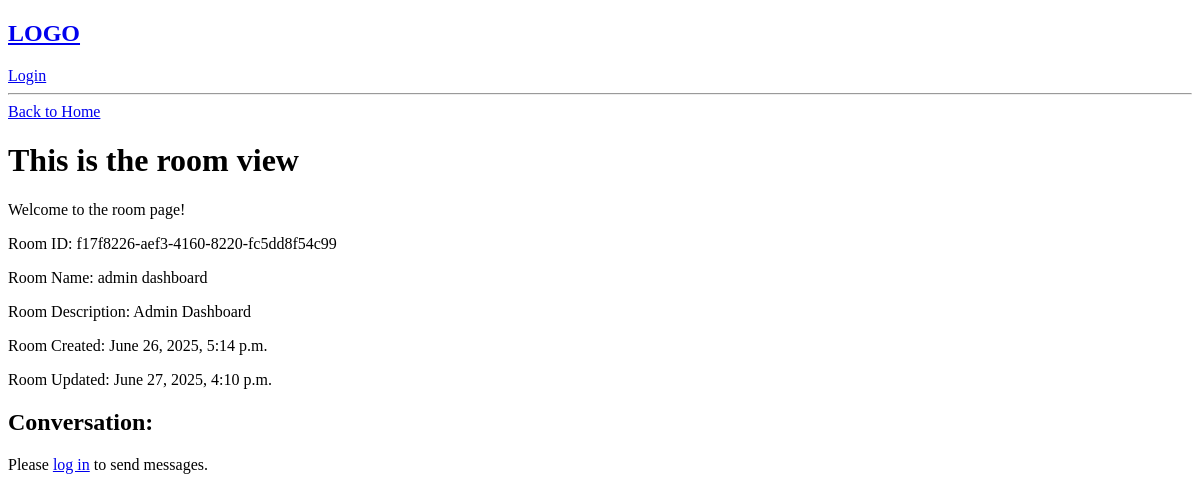
The page /room/f17f8226-aef3-4160-8220-fc5dd8f54c99 on the database as committed earlier.
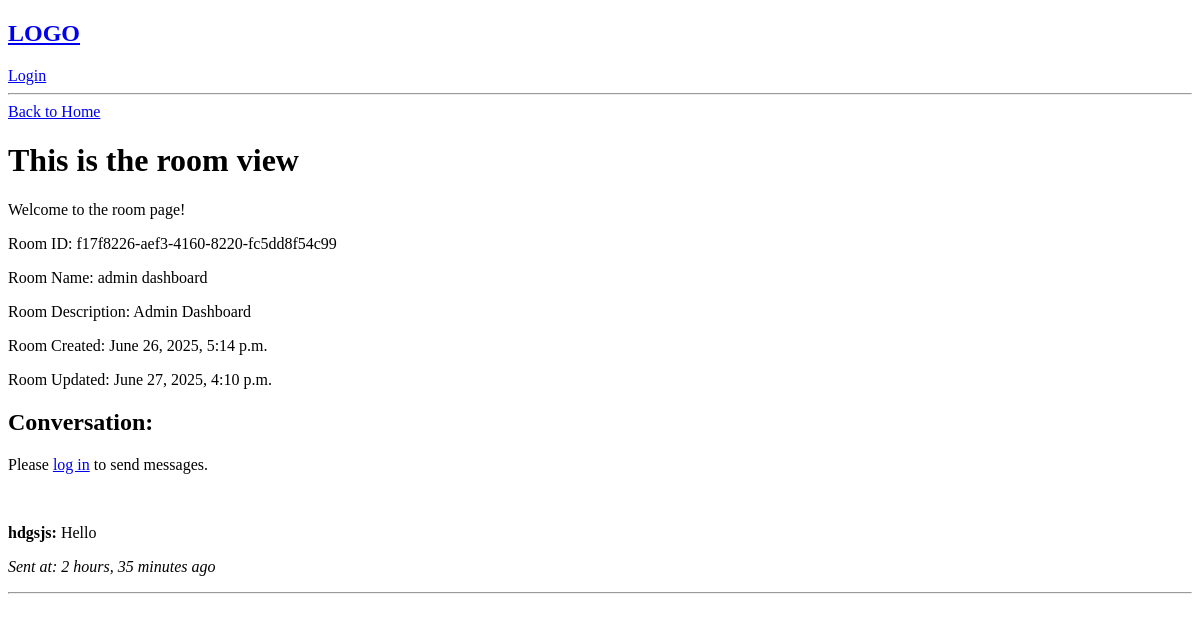
The same page on the database as committed later.
### base/models.py (models this page shows, shortened)
class Message(models.Model):
    user = models.ForeignKey(User, on_delete=models.CASCADE)  # Foreign key to User, deletes messages if user is deleted
    room = models.ForeignKey(Room, on_delete=models.CASCADE)  # Foreign key to Room, deletes messages if room is deleted
    body = models.TextField()
    updated = models.DateTimeField(auto_now=True) #this will update the timestamp whenever the model is saved
    created = models.DateTimeField(auto_now_add=True) #this will store the timestamp when it was first created

### base/views.py (the view, shortened to what this page needs)
# urls.py: path('room/<str:pk>', views.room, name='room'),
def room(request, pk):
    room = Room.objects.get(id=UUID(pk))  # Fetch the room by its UUID
    roomMessages = room.message_set.all().order_by('-created')  # Fetch all messages related to the room
    context = {'room': room, 'roomMessages': roomMessages}
    return render(request, 'base/room.html', context)

### base/templates/base/room.html (shortened to what this page needs)
<!DOCTYPE html>
<html lang="en">
<head>
</head>
<body>
    {% extends 'main.html' %}
    {% block content %}
    <a href="{% url 'home' %}">Back to Home</a>
    <h1>This is the room view</h1>
    <p>Welcome to the room page!</p>
    <p>Room ID: {{ room.id }}</p>
    <p>Room Name: {{ room.name }}</p>
    <p>Room Description: {{ room.description }}</p>
    <p>Room Created: {{ room.created }}</p>
    <p>Room Updated: {{ room.updated }}</p>
    <h2>Conversation:</h2>
        {% if user.is_authenticated %}
        <form method="POST">
            {% csrf_token %}
            <textarea name="message" placeholder="Type your message here..." required style="width: 300px;"></textarea>
            <button type="submit">Send</button>
        </form>
    {% else %}
        <p>Please <a href="{% url 'login' %}">log in</a> to send messages.</p>
    {% endif %}
    <br>
    {% for message in roomMessages %}
        <div>
            <p><strong>{{ message.user }}:</strong> {{ message.body }}</p>
            <p><em>Sent at: {{ message.created|timesince }} ago</em></p>
        </div>
        <hr>
    {% endfor %}
    {% endblock %}

Rows that differ between the two databases and show on the page:
added Message: user "hdgsjs", body "Hello", created "2 hours, 35 minutes"
